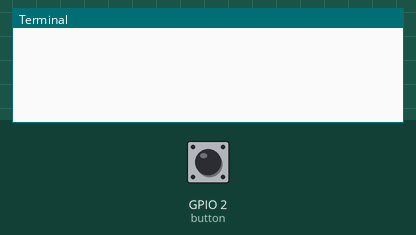
A program run on a simulated Raspberry Pi (BCM pin numbers). Parts: the last lines printed to the terminal. The test bench sets the inputs (shaded band); at power-on: GPIO 2 (button) HIGH. Sending an e-mail succeeds after 1 s. At 2.3 s the program stops and its outputs stay as they are.

Above: at 1.2 s.
1.3 s: GPIO 2 (button) pulled LOW for 0.15 s
At 2.1 s:
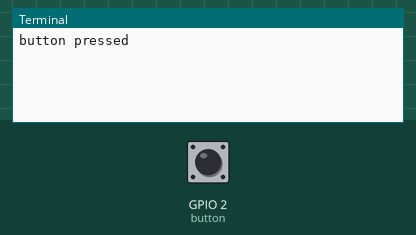
At 3.4 s:
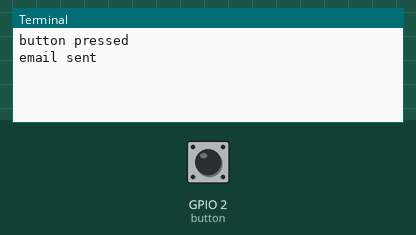

The program:

raspberry_mailer.py
```python
import smtplib
from email.message import EmailMessage
from gpiozero import Button


def send_email(subject, body, to_email):
    # Your email credentials
    email_address = 'sohampy0@gmail.com'
    email_password = 'ramacazhlhbkcipwxx'

    # Create the email message
    msg = EmailMessage()
    msg.set_content(body)
    msg['Subject'] = subject
    msg['From'] = email_address
    msg['To'] = to_email

    # Connect to Gmail's SMTP server
    with smtplib.SMTP_SSL('smtp.gmail.com', 465) as smtp:
        smtp.login(email_address, email_password)
        smtp.send_message(msg)


button = Button(2)
button.wait_for_press()
print('button pressed')
send_email('testing from raspberry with 2', 'some one is here, SOS',
           'email1@gmail.com,email2@gmail.com')
print('email sent')
```

Measured:
- after the input at 1.3 s, the terminal: prints a new line at once (image 1)
